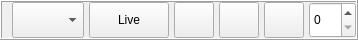
                  <widget class="QFrame" name="frame_main">
                   <property name="maximumSize">
                    <size>
                     <width>16777215</width>
                     <height>40</height>
                    </size>
                   </property>
                   <property name="frameShape">
                    <enum>QFrame::Box</enum>
                   </property>
                   <property name="frameShadow">
                    <enum>QFrame::Raised</enum>
                   </property>
                   <layout class="QHBoxLayout" name="h_showCam_setupShow">
                    <property name="spacing">
                     <number>0</number>
                    </property>
                    <property name="leftMargin">
                     <number>10</number>
                    </property>
                    <property name="topMargin">
                     <number>0</number>
                    </property>
                    <property name="rightMargin">
                     <number>0</number>
                    </property>
                    <property name="bottomMargin">
                     <number>0</number>
                    </property>
                    <item>
                     <widget class="QComboBox" name="combox_selectCam_ModGuiMain">
                      <property name="sizePolicy">
                       <sizepolicy hsizetype="Preferred" vsizetype="Preferred">
                        <horstretch>0</horstretch>
                        <verstretch>0</verstretch>
                       </sizepolicy>
                      </property>
                      <property name="minimumSize">
                       <size>
                        <width>0</width>
                        <height>30</height>
                       </size>
                      </property>
                     </widget>
                    </item>
                    <item>
                     <spacer name="horizontalSpacer_6">
                      <property name="orientation">
                       <enum>Qt::Horizontal</enum>
                      </property>
                      <property name="sizeType">
                       <enum>QSizePolicy::Fixed</enum>
                      </property>
                      <property name="sizeHint" stdset="0">
                       <size>
                        <width>5</width>
                        <height>20</height>
                       </size>
                      </property>
                     </spacer>
                    </item>
                    <item>
                     <widget class="QPushButton" name="btn_live_ModGuiMain">
                      <property name="sizePolicy">
                       <sizepolicy hsizetype="Preferred" vsizetype="Preferred">
                        <horstretch>0</horstretch>
                        <verstretch>0</verstretch>
                       </sizepolicy>
                      </property>
                      <property name="minimumSize">
                       <size>
                        <width>0</width>
                        <height>30</height>
                       </size>
                      </property>
                      <property name="text">
                       <string>Live</string>
                      </property>
                     </widget>
                    </item>
                    <item>
                     <layout class="QHBoxLayout" name="h_showCam_setupShow_zoom">
                      <property name="spacing">
                       <number>0</number>
                      </property>
                      <property name="leftMargin">
                       <number>5</number>
                      </property>
                      <property name="rightMargin">
                       <number>0</number>
                      </property>
                      <item>
                       <widget class="QPushButton" name="btn_zoomOut_ModGuiMain">
                        <property name="sizePolicy">
                         <sizepolicy hsizetype="Preferred" vsizetype="Preferred">
                          <horstretch>0</horstretch>
                          <verstretch>0</verstretch>
                         </sizepolicy>
                        </property>
                        <property name="text">
                         <string/>
                        </property>
                       </widget>
                      </item>
                      <item>
                       <spacer name="horizontalSpacer_7">
                        <property name="orientation">
                         <enum>Qt::Horizontal</enum>
                        </property>
                        <property name="sizeType">
                         <enum>QSizePolicy::Fixed</enum>
                        </property>
                        <property name="sizeHint" stdset="0">
                         <size>
                          <width>5</width>
                          <height>20</height>
                         </size>
                        </property>
                       </spacer>
                      </item>
                      <item>
                       <widget class="QPushButton" name="btn_zoomIn_ModGuiMain">
                        <property name="sizePolicy">
                         <sizepolicy hsizetype="Preferred" vsizetype="Preferred">
                          <horstretch>0</horstretch>
                          <verstretch>0</verstretch>
                         </sizepolicy>
                        </property>
                        <property name="text">
                         <string/>
                        </property>
                       </widget>
                      </item>
                      <item>
                       <spacer name="horizontalSpacer_39">
                        <property name="orientation">
                         <enum>Qt::Horizontal</enum>
                        </property>
                        <property name="sizeType">
                         <enum>QSizePolicy::Fixed</enum>
                        </property>
                        <property name="sizeHint" stdset="0">
                         <size>
                          <width>5</width>
                          <height>20</height>
                         </size>
                        </property>
                       </spacer>
                      </item>
                      <item>
                       <widget class="QPushButton" name="btn_zoomNormal_ModGuiMain">
                        <property name="sizePolicy">
                         <sizepolicy hsizetype="Preferred" vsizetype="Preferred">
                          <horstretch>0</horstretch>
                          <verstretch>0</verstretch>
                         </sizepolicy>
                        </property>
                        <property name="text">
                         <string/>
                        </property>
                       </widget>
                      </item>
                      <item>
                       <spacer name="horizontalSpacer_40">
                        <property name="orientation">
                         <enum>Qt::Horizontal</enum>
                        </property>
                        <property name="sizeType">
                         <enum>QSizePolicy::Fixed</enum>
                        </property>
                        <property name="sizeHint" stdset="0">
                         <size>
                          <width>5</width>
                          <height>20</height>
                         </size>
                        </property>
                       </spacer>
                      </item>
                      <item>
                       <widget class="QSpinBox" name="spbox_setPercentZoom_ModGuiMain">
                        <property name="sizePolicy">
                         <sizepolicy hsizetype="Preferred" vsizetype="Preferred">
                          <horstretch>0</horstretch>
                          <verstretch>0</verstretch>
                         </sizepolicy>
                        </property>
                        <property name="maximum">
                         <number>100</number>
                        </property>
                        <property name="singleStep">
                         <number>10</number>
                        </property>
                       </widget>
                      </item>
                     </layout>
                    </item>
                   </layout>
                  </widget>
